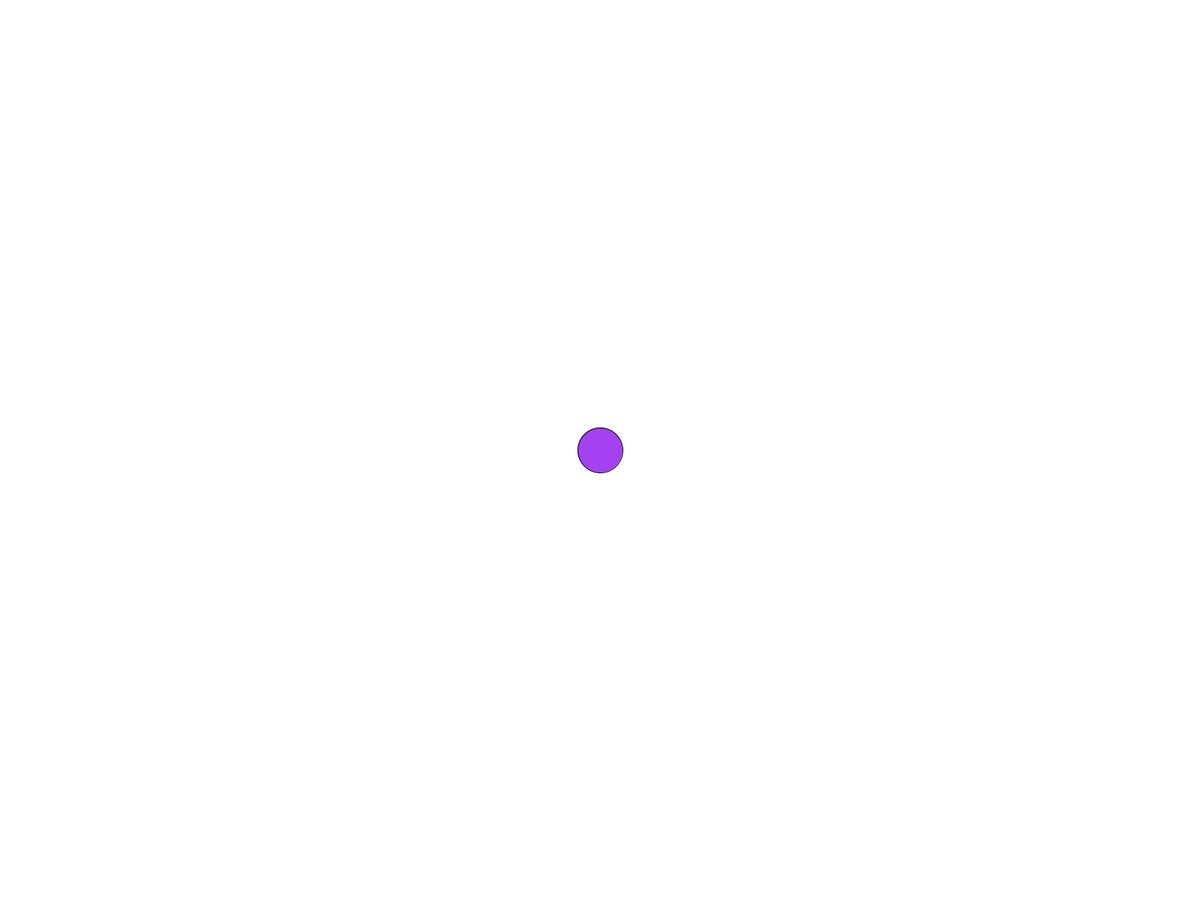
Frame 1 (no input)
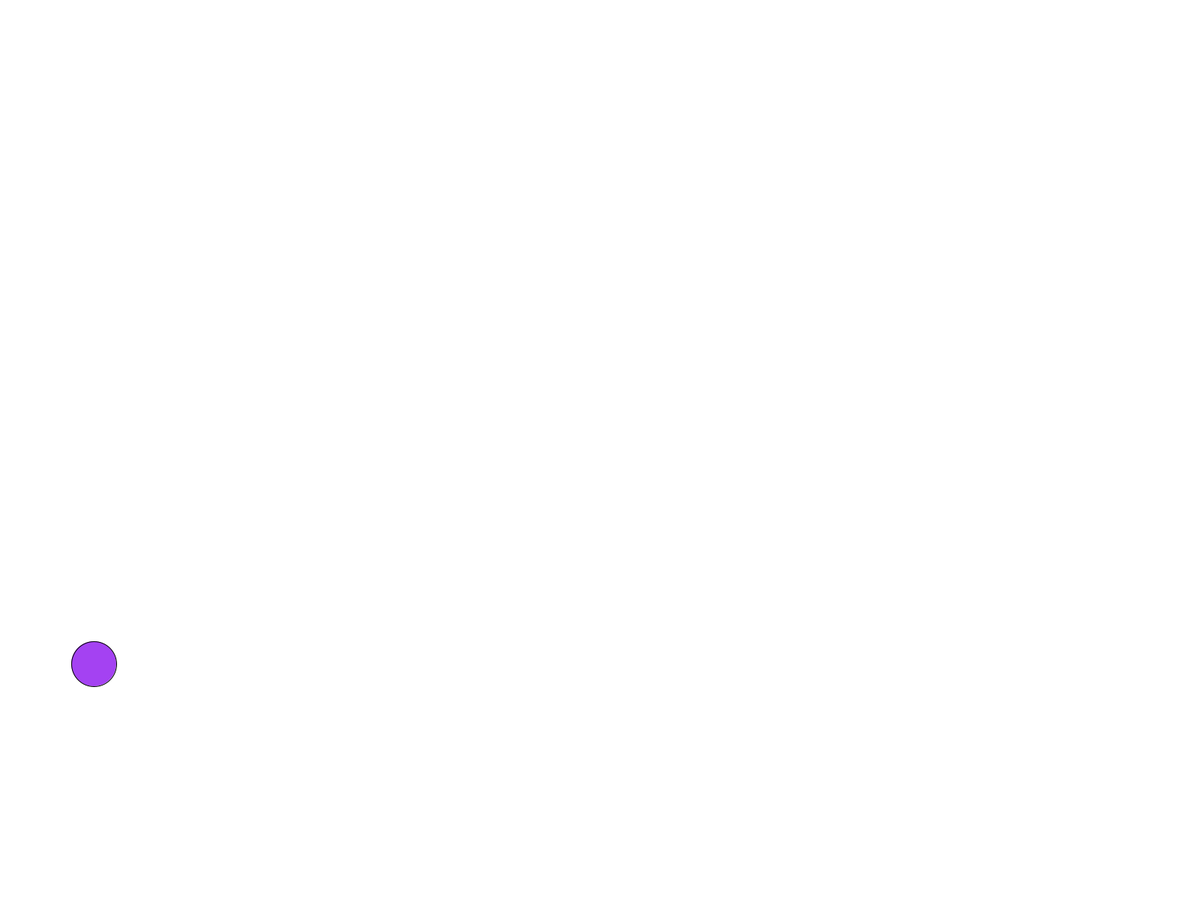
Frame 60 (the mouse pressed at the canvas centre just before this capture)
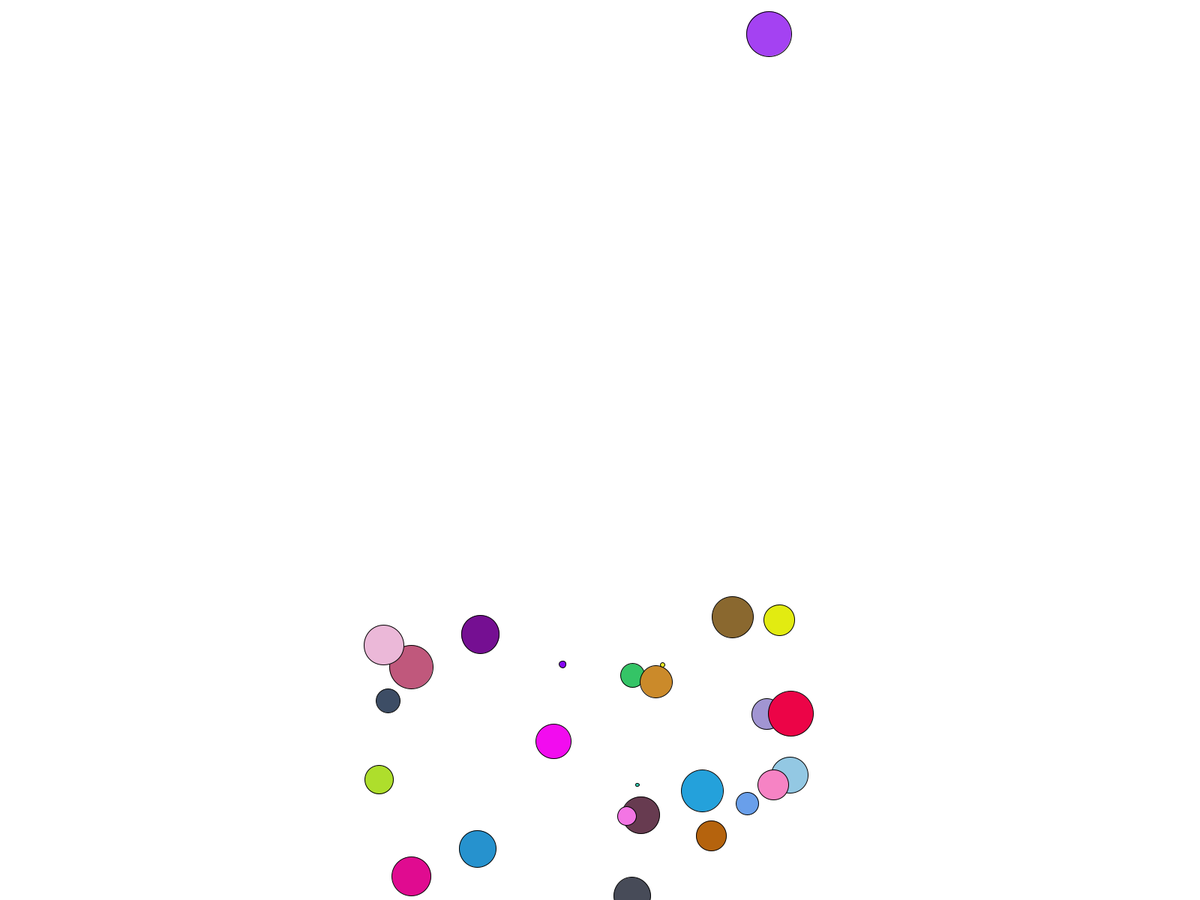
Frame 120 (the mouse held since frame 60 and released just before this capture)

The Processing sketch that drew these frames (run headless with seeded random() and noise(); from frame 60 on, the mouse is pressed at the canvas centre):

// Processing sketch: Pong
// ── Pong.pde
//Global Variables and Objects
Ball myBall;
Ball[] fireworks = new Ball[25];
//
color pongTableColour = 255; //ERROR: move to Table CLASS, 255 is full BLUE
//
void setup() {
  fullScreen();// displayWidth, displayHeight
  /*ScreenSizeChecker() for Lnadscape, Protrait, Square views
   Updated Automatically for screen rotation on Android
   */
  //Population
  myBall = new Ball(); // Both 1/2's of Constructor
  for (int i=0; i < fireworks.length; i++) {
    fireworks[i] = new Ball(width*-1, height*-1, 0.5);
  }
} //End setup
//
void draw() {
  background(pongTableColour); //ERROR: Night Mode is know in CLASS, not DRIVER
  myBall.draw();
  for (int i=0; i < fireworks.length; i++) {
    fireworks[i].draw();
  }
  println(fireworks[0].y);
} //End draw
//
void keyPressed() {
} //End keyPressed
//
void mousePressed() {
  for (int i=0; i < fireworks.length; i++) {
    fireworks[i] = new Ball(mouseX, mouseY, 0.5);
  }
} //End mousePressed
//
//End DRIVER

// ── Ball.pde
/* Known ERRORs
 - Night Mode: Ball Colour is Full BLUE
 */
class Ball
{
  //Global Variables
  float x, y, diameter;
  color colour;
  float xSpeed, ySpeed, xSpeedChange=1.0, ySpeedChange=1.0;
  float gravity=0.0;
  //static int count = 25; //Static Number for Amount of Ball Instances in a Firework
  //
  //Overloading Constructors or Mulitple Constructors
  //Ball Constructor
  Ball () {
    //Constructor Is ... hard coded, single variable object
    //Local Variables, deleted at end of Constructor
    int startX = width*1/2;
    int startY = height*1/2;
    int referentMeasure = ( width < height ) ? width : height ; //Review Ternary Operator
    //
    //Object Variables
    this.x = startX; //spawn myBall in the middle of the display
    this.y = startY;
    this.diameter = referentMeasure * 1/20;
    this.colour = color ( random(0, 255), random(255), random(255) ) ; //random(), random()-shortcut, casting from float to intin color var
    this.xSpeed = xDirection(); //float, could be any number
    this.ySpeed = yDirection(); //float, could be any number
    //ERROR: random() will choose ZERO, not only -1 & 1
    this.xSpeedChange = 15.0; //Break bounce physics
    this.ySpeedChange = 15.0; //Change speeds
  } //End Ball Constructor
  //
  // Mulitple Constructors by identifying different parameters
  Ball (float xParameter, float yParameter, float gravityParameter) {
    //Ball(); //Place Holder
    this.x = xParameter; //ERROR: trigger when the Ball enters goal area
    this.y = yParameter; //ERROR: trigger when the Ball enters goal area
    this.colour = color ( random(0, 255), random(255), random(255) ) ; //random(), random()-shortcut, casting from float to intin color var
    this.diameter = random(width*1/25);
    this.xSpeed = random(-5, 5);
    this.ySpeed = random(-5, 5);
    gravity = gravityParameter;
  } //End Firework Ball
  //
  float xDirection() {
    float xDirection = int (random (-2, 2) ); //float, truncated, must be 2 minimum
    while ( xDirection == 0 ) {
      xDirection = int (random (-2, 2) ); //variable must be populated first
    }
    return xDirection;
  } //End xDirection
  float yDirection() {
    float yDirection = int (random (-2, 2) ); //float, truncated, must be 2 minimum
    while ( yDirection == 0 ) {
      yDirection = int (random (-2, 2) ); //variable must be populated first
    }
    return yDirection;
  } //End yDirection
  void draw() { //ball
    fill(colour);
    ellipse(x, y, diameter, diameter); //Easter Egg: at bounce diameters changes
    fill(0);
    //
    step(); //Manipulating the Variables
  }//End draw
  void step() {
    bounce();
    ySpeed += gravity; //Ball() is not affected, thus Pong Ball has no gravity
    x += xSpeed * xSpeedChange;
    y += ySpeed * ySpeedChange;
  } //End step
  void bounce() {
    if ( x < 0+(diameter*1/2) || x > width-(diameter*1/2) ) xSpeed *= -1;
    if ( y < 0+(diameter*1/2) || y > height-(diameter*1/2) ) ySpeed *= -1;
  } //End bounce
  //
} //End Ball
